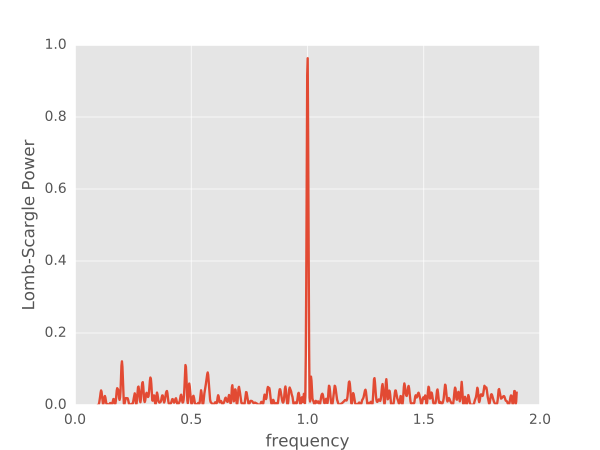

Generate this figure with Python:
import numpy as np
import matplotlib.pyplot as plt
from astropy.stats import LombScargle

rand = np.random.RandomState(42)
t = 100 * rand.rand(100)
dy = 0.1
y = np.sin(2 * np.pi * t) + dy * rand.randn(100)

frequency, power = LombScargle(t, y, dy).autopower(minimum_frequency=0.1,
                                                   maximum_frequency=1.9)

plt.style.use('ggplot')
plt.figure(figsize=(6, 4.5))
plt.plot(frequency, power)
plt.xlabel('frequency')
plt.ylabel('Lomb-Scargle Power')
plt.ylim(0, 1)
